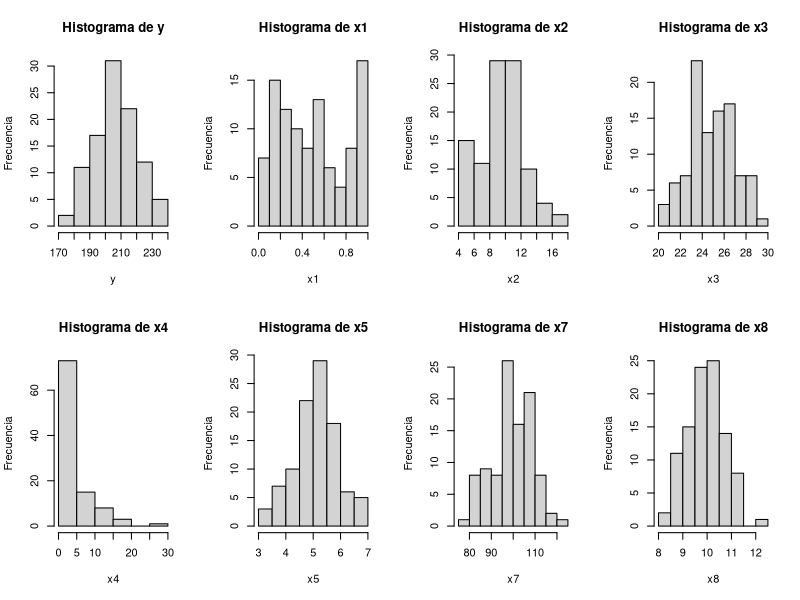
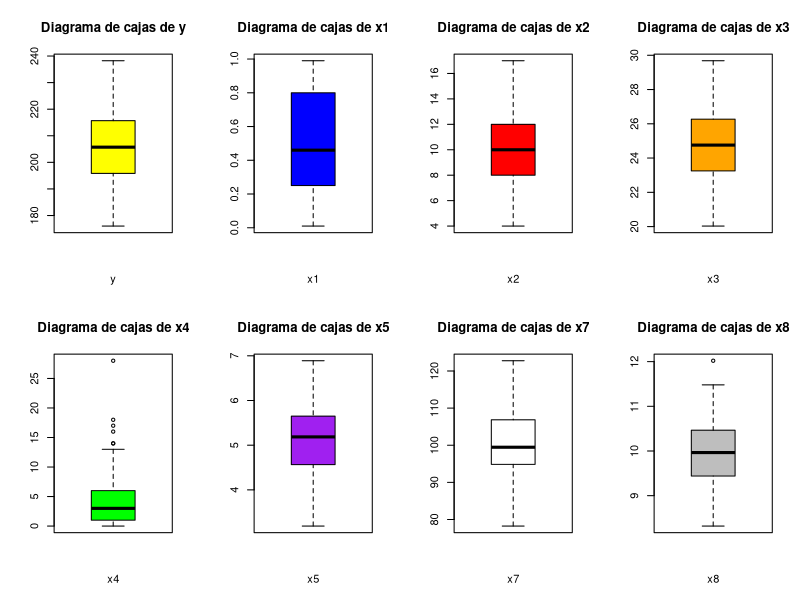
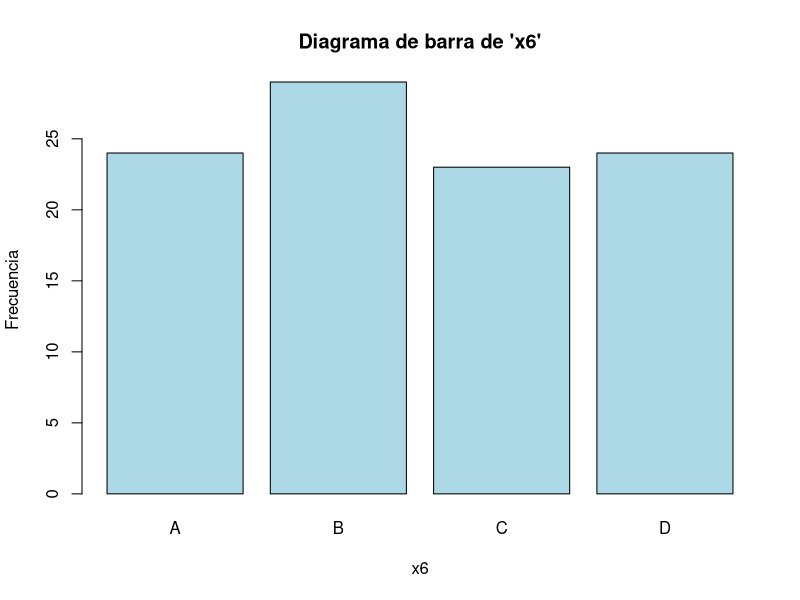

Write the R code that produced these figures, in order.
# Leer los datos (ajustando la ruta relativa)
Datos_ProyectoP7 <- read.delim("./Datos_ProyectoP7.txt", header = TRUE)  # nolint

y <- Datos_ProyectoP7$y
x1 <- Datos_ProyectoP7$x1
x2 <- Datos_ProyectoP7$x2
x3 <- Datos_ProyectoP7$x3
x4 <- Datos_ProyectoP7$x4
x5 <- Datos_ProyectoP7$x5
x6 <- Datos_ProyectoP7$x6
x7 <- Datos_ProyectoP7$x7
x8 <- Datos_ProyectoP7$x8

# Directorio para guardar gráficos: usar el directorio actual
img_dir <- "./imagenes"

# histogramas de frecuencia

png(filename = file.path(img_dir, "1_histogramas_frecuencia.png"), width = 800, height = 600)
par(mfrow = c(2, 4))
hist(y, main = "Histograma de y", ylab = "Frecuencia", xlab = "y")
hist(x1, main = "Histograma de x1", ylab = "Frecuencia", xlab = "x1")
hist(x2, main = "Histograma de x2", ylab = "Frecuencia", xlab = "x2")
hist(x3, main = "Histograma de x3", ylab = "Frecuencia", xlab = "x3")
hist(x4, main = "Histograma de x4", ylab = "Frecuencia", xlab = "x4")
hist(x5, main = "Histograma de x5", ylab = "Frecuencia", xlab = "x5")
hist(x7, main = "Histograma de x7", ylab = "Frecuencia", xlab = "x7")
hist(x8, main = "Histograma de x8", ylab = "Frecuencia", xlab = "x8")
dev.off()

# Diagramas de caja

png(filename = file.path(img_dir, "1_diagramas_caja.png"), width = 800, height = 600)
par(mfrow = c(2, 4))
boxplot(y, main = "Diagrama de cajas de y", col = "yellow", horizontal = F, xlab = "y")
boxplot(x1, main = "Diagrama de cajas de x1", col = "blue", horizontal = F, xlab = "x1")
boxplot(x2, main = "Diagrama de cajas de x2", col = "red", horizontal = F, xlab = "x2")
boxplot(x3, main = "Diagrama de cajas de x3", col = "orange", horizontal = F, xlab = "x3")
boxplot(x4, main = "Diagrama de cajas de x4", col = "green", horizontal = F, xlab = "x4")
boxplot(x5, main = "Diagrama de cajas de x5", col = "purple", horizontal = F, xlab = "x5")
boxplot(x7, main = "Diagrama de cajas de x7", col = "white", horizontal = F, xlab = "x7")
boxplot(x8, main = "Diagrama de cajas de x8", col = "gray", horizontal = F, xlab = "x8")
dev.off()


png(filename = file.path(img_dir, "1_diagramas_barra.png"), width = 800, height = 600)
par(mfrow=c(1,1))
barplot(table(x6), main = "Diagrama de barra de 'x6'", xlab = "x6", ylab = "Frecuencia", col = "lightblue")
dev.off()
# Analisis descriptivo

media <- c(mean(y), mean(x1), mean(x2), mean(x3), mean(x4), mean(x5), mean(x7), mean(x8))
medianas <- c(median(y), median(x1), median(x2), median(x3), median(x4), median(x5), median(x7), median(x8))
des_est <- c(sd(y), sd(x1), sd(x2), sd(x3), sd(x4), sd(x5), sd(x7), sd(x8))
minimo <- c(min(y), min(x1), min(x2), min(x3), min(x4), min(x5), min(x7), min(x8))
maximo <- c(max(y), max(x1), max(x2), max(x3), max(x4), max(x5), max(x7), max(x8))
